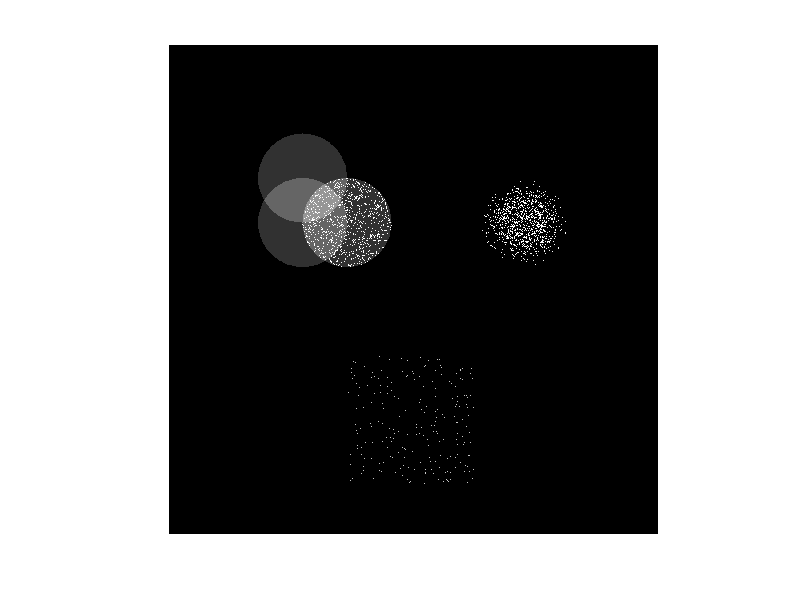

Source code (MATLAB):
clc;
ar = zeros(1100, 1100);
ar = uint8(ar);
R=100;
for k=-R:R
   for p=-R:R
      if((k*k)+(p*p) <= (R*R))
        ar(300+k, 300+p) = ar(300+k, 300+p) + 50;    
      end;
   end;
end;

for k=-R:R
   for p=-R:R
      if((k*k)+(p*p) <= (R*R))
        ar(400+k, 300+p) = ar(400+k, 300+p) + 50;    
      end;
   end;
end;

for k=-R:R
   for p=-R:R
      if((k*k)+(p*p) <= (R*R))
        ar(400+k, 400+p) = ar(400+k, 400+p) + 50;    
      end;
   end;
end;
tic;
for f=1:5000
    %xy=rand(2,1);
    x = rand();
    y = rand();
    %y=rand();
    if(x>y)
        [y,x]=deal(x,y);
    end;
    a = int32(y*R*cos(2*pi*(x/y)));
    b = int32(y*R*sin(2*pi*(x/y)));
    ar(400+a, 400+b)=255;
end;
toc;



tic;
for f=1:5000
    e= ((50-0)*rand(3,1));
    t = 2*pi*e(1);
    u = e(2)+e(3);
    
    if(u>R) 
      r = 2-u; 
    else
        r = u;
    end;
    a = int32(r*cos(t));
    b = int32(r*sin(t));
    ar(400+a, 800+b)=255;
end;
toc;

for i=1:1000
sq = (287-1)*rand(2,1)+1;
a = uint32(sq(1));
b = uint32(sq(2));
ar(700+a, 400+b)=200;
end;


    figure, imshow(ar);